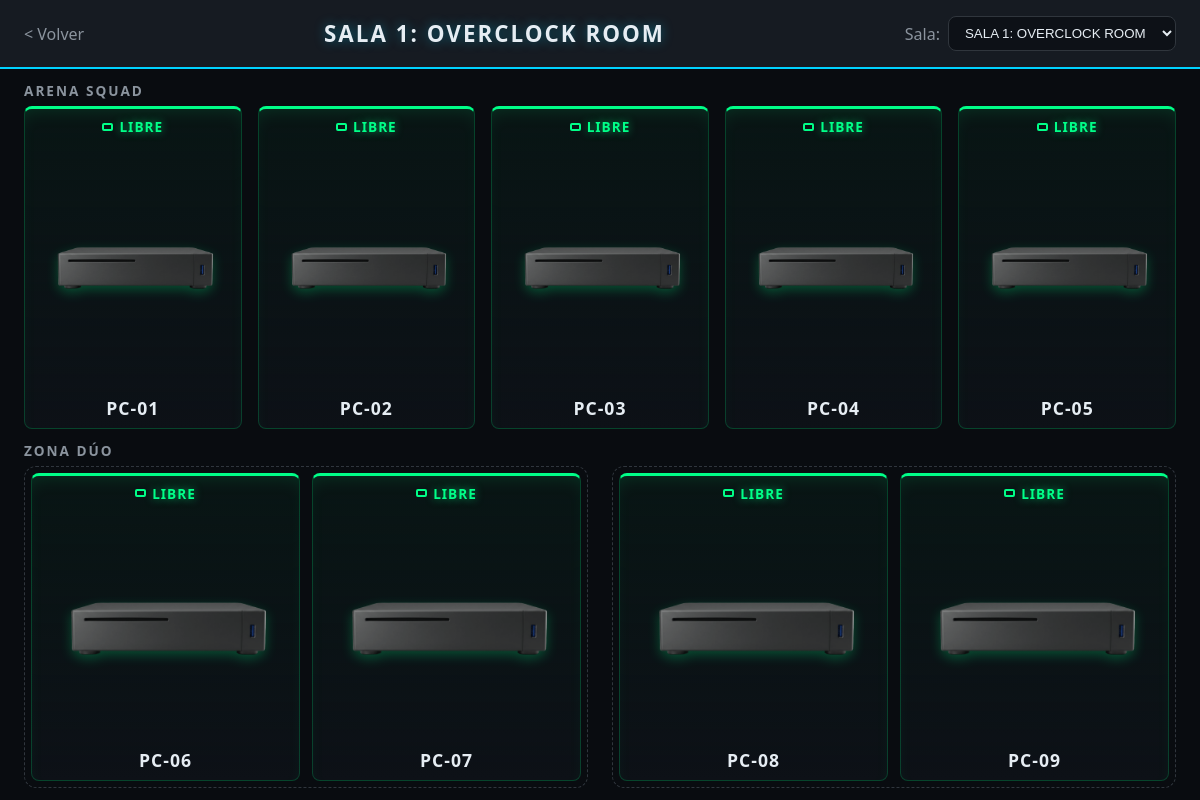
The page /vistas/sala.php?tipo=pc (signed in) on the database its author committed.
### tables this page shows
CREATE TABLE salas (
    id_sala INT AUTO_INCREMENT PRIMARY KEY,
    nombre VARCHAR(50) UNIQUE NOT NULL,
    tipo ENUM('pc','consola','vip') NOT NULL
);

CREATE TABLE modulos (
    id_modulo INT AUTO_INCREMENT PRIMARY KEY,
    id_sala INT NOT NULL,
    nombre VARCHAR(50) NOT NULL,
    tipo ENUM('solo','duo','squad','party') NOT NULL,
    capacidad TINYINT NOT NULL,
    estado ENUM('lliure','ocupat') DEFAULT 'lliure',
    FOREIGN KEY (id_sala) REFERENCES salas (id_sala)
);

### vistas/sala.php (the view, shortened to what this page needs)
<?php
require_once '../bd/conexion.php';
$tipo = limpiarDato($_GET['tipo']);
try {
    $sql = "SELECT id_sala, nombre, tipo FROM salas WHERE tipo = ? ORDER BY id_sala";
    $stmt = $conexion->prepare($sql);
    $stmt->execute([$tipo]);
    $salas = $stmt->fetchAll(PDO::FETCH_ASSOC);
    $sala_activa = $salas[0];
    $sql = "SELECT id_modulo, nombre, tipo, estado FROM modulos WHERE id_sala = ? ORDER BY nombre";
    $stmt = $conexion->prepare($sql);
    $stmt->execute([$sala_activa['id_sala']]);
    $modulos = $stmt->fetchAll(PDO::FETCH_ASSOC);
} catch (PDOException $e) {
    echo "Error al cargar la sala: " . $e->getMessage();
    die();
}
if ($sala_activa['tipo'] == 'vip') {
    $imagen_puesto = '../img/logo_vip.png';
    $alt_puesto = 'Sala VIP';
} elseif ($sala_activa['tipo'] == 'consola') {
    $imagen_puesto = '../img/consola-sala.png';
    $alt_puesto = 'Consola';
} else {
    $imagen_puesto = '../img/ordenador-sala1.png';
    $alt_puesto = 'PC';
}
$puestos_squad = [];
$puestos_duo = [];
$puestos_solo = [];
$puestos_party = [];
foreach ($modulos as $modulo) {
    if ($modulo['estado'] == 'lliure') {
        $modulo['clase_estado'] = 'estado-libre';
        $modulo['texto_estado'] = 'LIBRE';
        $modulo['accion'] = 'Ocupar';
    } else {
        $modulo['clase_estado'] = 'estado-ocupado';
        $modulo['texto_estado'] = 'OCUPADO';
        $modulo['accion'] = 'Liberar';
    }
    if ($modulo['tipo'] == 'squad') {
        $puestos_squad[] = $modulo;
    } elseif ($modulo['tipo'] == 'duo') {
        $puestos_duo[] = $modulo;
    } elseif ($modulo['tipo'] == 'solo') {
        $puestos_solo[] = $modulo;
    } elseif ($modulo['tipo'] == 'party') {
        $puestos_party[] = $modulo;
    }
}
$parejas = [];
$pareja = [];
foreach ($puestos_duo as $puesto) {
    $pareja[] = $puesto;
    if (count($pareja) == 2) {
        $parejas[] = $pareja;
        $pareja = [];
    }
}
?>
<!DOCTYPE html>
<html lang="es">
<head>
    <link rel="stylesheet" href="../css/styles.css">
</head>
<body class="pagina-sala">
    <header class="cabecera cabecera-<?php echo $sala_activa['tipo']; ?>">
        <a href="dashboard.php" class="boton-volver">&lt; Volver</a>
        <h1 class="cabecera-titulo"><?php echo htmlspecialchars($sala_activa['nombre']); ?></h1>
        <form method="GET" action="sala.php" id="formulario-sala" class="selector-sala">
            <label for="id_sala">Sala:</label>
            <select name="id_sala" id="id_sala">
                <?php foreach ($salas as $sala) { ?>
                    <?php if ($sala['id_sala'] == $sala_activa['id_sala']) { ?>
                        <option value="<?php echo $sala['id_sala']; ?>" selected><?php echo htmlspecialchars($sala['nombre']); ?></option>
                    <?php } else { ?>
                        <option value="<?php echo $sala['id_sala']; ?>"><?php echo htmlspecialchars($sala['nombre']); ?></option>
                    <?php } ?>
                <?php } ?>
            </select>
        </form>
    </header>
    <main class="vista-puestos">
        <?php if (!empty($puestos_squad)) { ?>
            <section class="grupo-formato">
                <h3 class="titulo-formato">Arena Squad</h3>
                <div class="lista-squad">
                    <?php foreach ($puestos_squad as $puesto) { ?>
                        <a href="../procs/cambiar_estado_proc.php?id_modulo=<?php echo $puesto['id_modulo']; ?>" title="<?php echo $puesto['accion'] . ' ' . htmlspecialchars($puesto['nombre']); ?>" class="tarjeta-puesto <?php echo $puesto['clase_estado']; ?>">
                            <div class="indicador-estado">
                                <span class="icono-pantalla"></span>
                                <span class="texto-estado"><?php echo $puesto['texto_estado']; ?></span>
                            </div>
                            <div class="grafico-pc">
                                <img src="<?php echo $imagen_puesto; ?>" alt="<?php echo $alt_puesto; ?>" class="img-consola">
                            </div>
                            <div class="nombre-puesto"><?php echo htmlspecialchars($puesto['nombre']); ?></div>
                        </a>
                    <?php } ?>
                </div>
            </section>
        <?php } ?>
        <?php if (!empty($parejas)) { ?>
            <section class="grupo-formato">
                <h3 class="titulo-formato">Zona Dúo</h3>
                <div class="lista-duo">
                    <?php foreach ($parejas as $pareja) { ?>
                        <div class="caja-pareja">
                            <?php foreach ($pareja as $puesto) { ?>
                                <a href="../procs/cambiar_estado_proc.php?id_modulo=<?php echo $puesto['id_modulo']; ?>" title="<?php echo $puesto['accion'] . ' ' . htmlspecialchars($puesto['nombre']); ?>" class="tarjeta-puesto <?php echo $puesto['clase_estado']; ?>">
                                    <div class="indicador-estado">
                                        <span class="icono-pantalla"></span>
                                        <span class="texto-estado"><?php echo $puesto['texto_estado']; ?></span>
                                    </div>
                                    <div class="grafico-pc">
                                        <img src="<?php echo $imagen_puesto; ?>" alt="<?php echo $alt_puesto; ?>" class="img-consola">
                                    </div>
                                    <div class="nombre-puesto"><?php echo htmlspecialchars($puesto['nombre']); ?></div>
                                </a>
                            <?php } ?>
                        </div>
                    <?php } ?>
                </div>
            </section>
        <?php } ?>
    </main>
</body>
</html>

### css/styles.css (style rules this page uses)
:root { --bg-principal: #090c10; --bg-tarjeta: #161b22; --bg-input: #0d1117; --borde: #30363d; --texto: #e6edf3; --texto-secundario: #8b949e; --color-pc: #00d2ff; --color-consola: #a855f7; --color-vip: #f59e0b; --color-libre: #00ff88; --color-ocupado: #ff4655; --radio: 12px; --sombra: 0 10px 30px rgba(0, 0, 0, 0.5); }
* { box-sizing: border-box; margin: 0; padding: 0; }
body { font-family: 'Segoe UI', Roboto, Arial, sans-serif; background-color: var(--bg-principal); color: var(--texto); }
.cabecera { display: flex; justify-content: space-between; align-items: center; padding: 16px 24px; background-color: var(--bg-tarjeta); border-bottom: 1px solid var(--borde); }
.cabecera-titulo { font-size: 1.4rem; letter-spacing: 2px; text-transform: uppercase; text-shadow: 0 0 12px rgba(0, 210, 255, 0.4); }
.estado-libre { color: var(--color-libre); }
.cabecera-pc { border-bottom: 2px solid var(--color-pc); }
.boton-volver { color: var(--texto-secundario); text-decoration: none; }
.selector-sala { display: flex; align-items: center; gap: 8px; color: var(--texto-secundario); }
.selector-sala select { padding: 8px 12px; background-color: var(--bg-input); border: 1px solid var(--borde); border-radius: 8px; color: var(--texto); }
.pagina-sala { height: 100vh; display: flex; flex-direction: column; overflow: hidden; }
.vista-puestos { flex: 1; min-height: 0; display: flex; flex-direction: column; gap: 12px; padding: 12px 24px; }
.grupo-formato { flex: 1; min-height: 0; display: flex; flex-direction: column; }
.titulo-formato { font-size: 0.85rem; text-transform: uppercase; letter-spacing: 2px; color: var(--texto-secundario); margin-bottom: 6px; }
.lista-squad, .lista-solo, .lista-party { flex: 1; min-height: 0; display: grid; grid-template-columns: repeat(5, minmax(120px, 1fr)); grid-auto-rows: minmax(180px, 1fr); gap: 16px; align-items: stretch; }
.lista-duo { flex: 1; min-height: 0; display: grid; grid-template-columns: repeat(2, 1fr); grid-auto-rows: minmax(180px, 1fr); gap: 24px; }
.caja-pareja { min-height: 0; display: grid; grid-template-columns: 1fr 1fr; grid-template-rows: minmax(0, 1fr); gap: 12px; padding: 6px; border: 1px dashed var(--borde); border-radius: var(--radio); }
.tarjeta-puesto { display: flex; flex-direction: column; align-items: center; justify-content: space-between; background-color: #0d1117; height: 100%; min-height: 180px; padding: 8px; border-radius: 8px; text-decoration: none; position: relative; transition: all 0.3s ease; }
.indicador-estado { display: flex; align-items: center; gap: 6px; font-size: 0.85rem; font-weight: 700; letter-spacing: 1px; }
.nombre-puesto { color: #e6edf3; font-size: 1.1rem; font-weight: bold; letter-spacing: 1px; }
.grafico-pc { position: relative; width: 100%; flex: 1 1 auto; min-height: 90px; max-height: 220px; margin: 4px 0; }
.img-consola { position: relative; display: block; width: 100%; height: 100%; object-fit: contain; opacity: 0.85; transition: all 0.3s ease; }
.tarjeta-puesto.estado-libre { border: 1px solid rgba(0, 255, 136, 0.2); border-top: 3px solid var(--color-libre); background: linear-gradient(180deg, rgba(0, 255, 136, 0.04) 0%, rgba(13, 17, 23, 1) 100%); box-shadow: inset 0 10px 20px -10px rgba(0, 255, 136, 0.15); }
.estado-libre .texto-estado { color: var(--color-libre); text-shadow: 0 0 8px rgba(0, 255, 136, 0.6); }
.estado-libre .img-consola { filter: drop-shadow(0 4px 6px rgba(0, 255, 136, 0.3)); }
.icono-pantalla { width: 11px; height: 8px; border: 2px solid var(--color-libre); border-radius: 2px; }

### rows shown on the page
salas: nombre "SALA 1: OVERCLOCK ROOM"
modulos: texto_estado "LIBRE", nombre "PC-01"
modulos: texto_estado "LIBRE", nombre "PC-02"
modulos: texto_estado "LIBRE", nombre "PC-03"
modulos: texto_estado "LIBRE", nombre "PC-04"
modulos: texto_estado "LIBRE", nombre "PC-05"
modulos: texto_estado "LIBRE", nombre "PC-06"
modulos: texto_estado "LIBRE", nombre "PC-07"
modulos: texto_estado "LIBRE", nombre "PC-08"
modulos: texto_estado "LIBRE", nombre "PC-09"

### other values the page prints
form field id_sala "SALA 1: OVERCLOCK ROOM"
